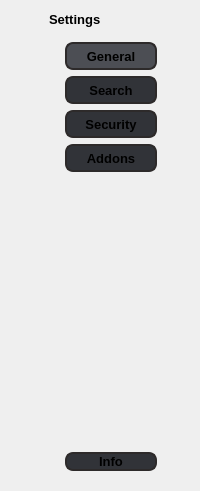
          <widget class="QWidget" name="page_9">
           <layout class="QGridLayout" name="gridLayout_24">
            <item row="0" column="0">
             <widget class="QPushButton" name="pushButton_25">
              <property name="sizePolicy">
               <sizepolicy hsizetype="Fixed" vsizetype="Fixed">
                <horstretch>0</horstretch>
                <verstretch>0</verstretch>
               </sizepolicy>
              </property>
              <property name="minimumSize">
               <size>
                <width>16</width>
                <height>16</height>
               </size>
              </property>
              <property name="styleSheet">
               <string notr="true">QPushButton {
	border-radius: 5px;
}

QPushButton:hover {
	background-color: rgb(76, 78, 84);
}

QPushButton:pressed {
	background-color: rgb(66, 68, 74);
	color: rgb(30, 31, 34);
}</string>
              </property>
              <property name="text">
               <string/>
              </property>
              <property name="icon">
               <iconset>
                <normalon>res/left_ar.png</normalon>
               </iconset>
              </property>
             </widget>
            </item>
            <item row="0" column="1">
             <widget class="QLabel" name="label_6">
              <property name="font">
               <font>
                <pointsize>10</pointsize>
                <weight>75</weight>
                <bold>true</bold>
               </font>
              </property>
              <property name="text">
               <string>Settings</string>
              </property>
             </widget>
            </item>
            <item row="1" column="0" colspan="2">
             <widget class="QFrame" name="frame_15">
              <property name="styleSheet">
               <string notr="true">QPushButton {
	background-color: rgb(49, 51, 56);
	border-radius: 8px;
    border: 2px solid #2d2a2a;
}

QPushButton:hover {
	background-color: rgb(59, 61, 66);
}

QPushButton:checked {
	background-color: rgb(76, 78, 84);
}</string>
              </property>
              <property name="frameShape">
               <enum>QFrame::NoFrame</enum>
              </property>
              <property name="frameShadow">
               <enum>QFrame::Raised</enum>
              </property>
              <layout class="QGridLayout" name="gridLayout_25">
               <item row="4" column="2">
                <spacer name="verticalSpacer_10">
                 <property name="orientation">
                  <enum>Qt::Vertical</enum>
                 </property>
                 <property name="sizeHint" stdset="0">
                  <size>
                   <width>12</width>
                   <height>274</height>
                  </size>
                 </property>
                </spacer>
               </item>
               <item row="0" column="3">
                <spacer name="horizontalSpacer_10">
                 <property name="orientation">
                  <enum>Qt::Horizontal</enum>
                 </property>
                 <property name="sizeHint" stdset="0">
                  <size>
                   <width>6</width>
                   <height>20</height>
                  </size>
                 </property>
                </spacer>
               </item>
               <item row="1" column="2">
                <widget class="QPushButton" name="pushButton_28">
                 <property name="minimumSize">
                  <size>
                   <width>92</width>
                   <height>28</height>
                  </size>
                 </property>
                 <property name="font">
                  <font>
                   <pointsize>10</pointsize>
                   <weight>75</weight>
                   <bold>true</bold>
                  </font>
                 </property>
                 <property name="layoutDirection">
                  <enum>Qt::LeftToRight</enum>
                 </property>
                 <property name="text">
                  <string>Search</string>
                 </property>
                 <property name="checkable">
                  <bool>true</bool>
                 </property>
                 <property name="autoRepeat">
                  <bool>true</bool>
                 </property>
                 <property name="autoExclusive">
                  <bool>true</bool>
                 </property>
                </widget>
               </item>
               <item row="3" column="2">
                <widget class="QPushButton" name="pushButton_30">
                 <property name="minimumSize">
                  <size>
                   <width>92</width>
                   <height>28</height>
                  </size>
                 </property>
                 <property name="font">
                  <font>
                   <pointsize>10</pointsize>
                   <weight>75</weight>
                   <bold>true</bold>
                  </font>
                 </property>
                 <property name="layoutDirection">
                  <enum>Qt::LeftToRight</enum>
                 </property>
                 <property name="text">
                  <string>Addons</string>
                 </property>
                 <property name="checkable">
                  <bool>true</bool>
                 </property>
                 <property name="autoRepeat">
                  <bool>true</bool>
                 </property>
                 <property name="autoExclusive">
                  <bool>true</bool>
                 </property>
                </widget>
               </item>
               <item row="2" column="2">
                <widget class="QPushButton" name="pushButton_29">
                 <property name="minimumSize">
                  <size>
                   <width>92</width>
                   <height>28</height>
                  </size>
                 </property>
                 <property name="font">
                  <font>
                   <pointsize>10</pointsize>
                   <weight>75</weight>
                   <bold>true</bold>
                  </font>
                 </property>
                 <property name="layoutDirection">
                  <enum>Qt::LeftToRight</enum>
                 </property>
                 <property name="text">
                  <string>Security</string>
                 </property>
                 <property name="checkable">
                  <bool>true</bool>
                 </property>
                 <property name="autoRepeat">
                  <bool>true</bool>
                 </property>
                 <property name="autoExclusive">
                  <bool>true</bool>
                 </property>
                </widget>
               </item>
               <item row="0" column="2">
                <widget class="QPushButton" name="pushButton_26">
                 <property name="minimumSize">
                  <size>
                   <width>92</width>
                   <height>28</height>
                  </size>
                 </property>
                 <property name="font">
                  <font>
                   <pointsize>10</pointsize>
                   <weight>75</weight>
                   <bold>true</bold>
                  </font>
                 </property>
                 <property name="layoutDirection">
                  <enum>Qt::LeftToRight</enum>
                 </property>
                 <property name="text">
                  <string>General</string>
                 </property>
                 <property name="checkable">
                  <bool>true</bool>
                 </property>
                 <property name="checked">
                  <bool>true</bool>
                 </property>
                 <property name="autoRepeat">
                  <bool>true</bool>
                 </property>
                 <property name="autoExclusive">
                  <bool>true</bool>
                 </property>
                </widget>
               </item>
               <item row="1" column="1">
                <widget class="QLabel" name="label_8">
                 <property name="sizePolicy">
                  <sizepolicy hsizetype="Fixed" vsizetype="Fixed">
                   <horstretch>0</horstretch>
                   <verstretch>0</verstretch>
                  </sizepolicy>
                 </property>
                 <property name="minimumSize">
                  <size>
                   <width>16</width>
                   <height>16</height>
                  </size>
                 </property>
                 <property name="maximumSize">
                  <size>
                   <width>16</width>
                   <height>16</height>
                  </size>
                 </property>
                 <property name="text">
                  <string/>
                 </property>
                 <property name="pixmap">
                  <pixmap>res/search.png</pixmap>
                 </property>
                 <property name="scaledContents">
                  <bool>true</bool>
                 </property>
                </widget>
               </item>
               <item row="2" column="1">
                <widget class="QLabel" name="label_9">
                 <property name="sizePolicy">
                  <sizepolicy hsizetype="Fixed" vsizetype="Fixed">
                   <horstretch>0</horstretch>
                   <verstretch>0</verstretch>
                  </sizepolicy>
                 </property>
                 <property name="minimumSize">
                  <size>
                   <width>16</width>
                   <height>16</height>
                  </size>
                 </property>
                 <property name="maximumSize">
                  <size>
                   <width>16</width>
                   <height>16</height>
                  </size>
                 </property>
                 <property name="text">
                  <string/>
                 </property>
                 <property name="pixmap">
                  <pixmap>res/proxy.png</pixmap>
                 </property>
                 <property name="scaledContents">
                  <bool>true</bool>
                 </property>
                </widget>
               </item>
               <item row="3" column="1">
                <widget class="QLabel" name="label_10">
                 <property name="sizePolicy">
                  <sizepolicy hsizetype="Fixed" vsizetype="Fixed">
                   <horstretch>0</horstretch>
                   <verstretch>0</verstretch>
                  </sizepolicy>
                 </property>
                 <property name="minimumSize">
                  <size>
                   <width>16</width>
                   <height>16</height>
                  </size>
                 </property>
                 <property name="maximumSize">
                  <size>
                   <width>16</width>
                   <height>16</height>
                  </size>
                 </property>
                 <property name="text">
                  <string/>
                 </property>
                 <property name="pixmap">
                  <pixmap>res/plugin.png</pixmap>
                 </property>
                 <property name="scaledContents">
                  <bool>true</bool>
                 </property>
                </widget>
               </item>
               <item row="0" column="1">
                <widget class="QLabel" name="label_11">
                 <property name="sizePolicy">
                  <sizepolicy hsizetype="Fixed" vsizetype="Fixed">
                   <horstretch>0</horstretch>
                   <verstretch>0</verstretch>
                  </sizepolicy>
                 </property>
                 <property name="minimumSize">
                  <size>
                   <width>16</width>
                   <height>16</height>
                  </size>
                 </property>
                 <property name="maximumSize">
                  <size>
                   <width>16</width>
                   <height>16</height>
                  </size>
                 </property>
                 <property name="text">
                  <string/>
                 </property>
                 <property name="pixmap">
                  <pixmap>res/icon_robo1.png</pixmap>
                 </property>
                 <property name="scaledContents">
                  <bool>true</bool>
                 </property>
                </widget>
               </item>
               <item row="0" column="0">
                <spacer name="horizontalSpacer_9">
                 <property name="orientation">
                  <enum>Qt::Horizontal</enum>
                 </property>
                 <property name="sizeHint" stdset="0">
                  <size>
                   <width>6</width>
                   <height>20</height>
                  </size>
                 </property>
                </spacer>
               </item>
               <item row="5" column="2">
                <widget class="QPushButton" name="pushButton_27">
                 <property name="font">
                  <font>
                   <pointsize>10</pointsize>
                   <weight>75</weight>
                   <bold>true</bold>
                  </font>
                 </property>
                 <property name="text">
                  <string>Info</string>
                 </property>
                </widget>
               </item>
               <item row="5" column="1">
                <widget class="QLabel" name="label_7">
                 <property name="sizePolicy">
                  <sizepolicy hsizetype="Fixed" vsizetype="Fixed">
                   <horstretch>0</horstretch>
                   <verstretch>0</verstretch>
                  </sizepolicy>
                 </property>
                 <property name="minimumSize">
                  <size>
                   <width>16</width>
                   <height>16</height>
                  </size>
                 </property>
                 <property name="maximumSize">
                  <size>
                   <width>16</width>
                   <height>16</height>
                  </size>
                 </property>
                 <property name="text">
                  <string/>
                 </property>
                 <property name="pixmap">
                  <pixmap>res/info_.png</pixmap>
                 </property>
                 <property name="scaledContents">
                  <bool>true</bool>
                 </property>
                </widget>
               </item>
              </layout>
             </widget>
            </item>
           </layout>
          </widget>
